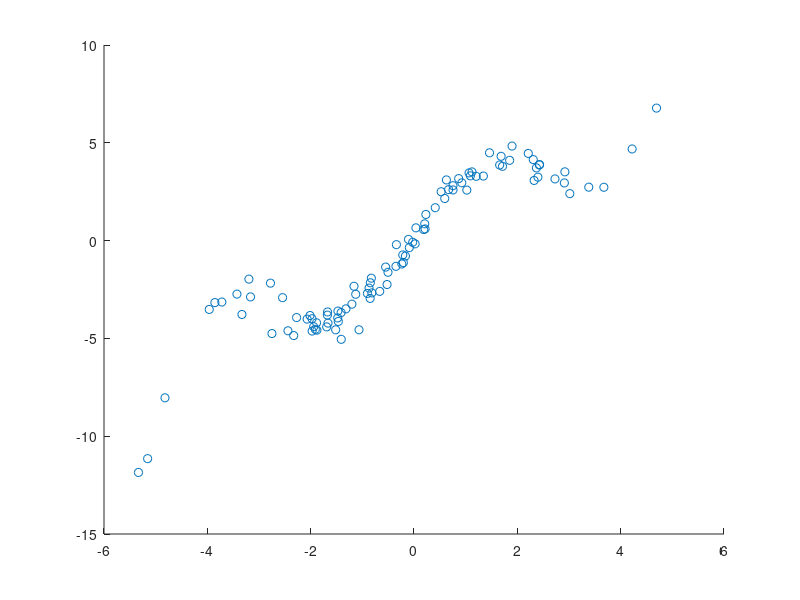

MATLAB code for this plot: (Note: this script raises an error after producing the figure.)
%% Get some data
rng(1);
x = randn(100, 1)' * 2;
y = 35*sin(x) + x.^3 + randn(size(x))*5;
y = y ./ 10;
scatter(x,y)

nparam = 25;
%% PLS fit using FD smoothness matrx
[b, X, best_lam k] = GCV_PLS(x, y, nparam, 100, 1, 0);

%% PLS fit using analytic smoothness matrix
[b_a, X_a, best_lam_a, k_a] = GCV_PLS(x, y, nparam, 100, 1, 1);

%% Plot both fits
figure(); hold on;
title("PLS Fits");
scatter(x, y, 'DisplayName', 'Data');
scatter(x, X * b, 'x', 'DisplayName', 'FD Smoothenss Matrix');
scatter(x, X_a * b_a, 's', 'DisplayName', 'Analytic Smoothenss Matrix');
legend();